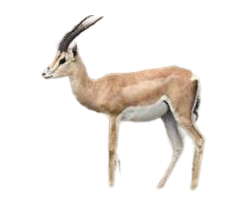
#> input picture Data/Test/a1.jpg, 250 x 200 px; its folder holds only this picture in this run
$ python -i hog_20230605082934.py   (imports and definitions only)
#> lines starting #> are read from the running program, lines starting #| are printed output that depends on the picture; after the words box and inside, x2 and y2 are one past the last pixel; in counts of white or black regions, pixels touching at a corner belong together
#> further down, picture is the input picture: shape (200, 250, 3); mean B, G, R 233.2, 237.2, 241.5
# importing required libraries
import cv2
import numpy as np
import os
import pandas as pd
import matplotlib.pyplot as plt


# [58 lines left out: function _hog, not called in this run]


def _extract_object(image):
    gray = cv2.cvtColor(image, cv2.COLOR_BGR2GRAY)
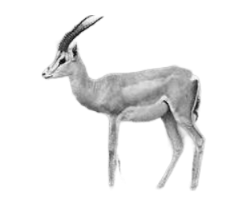
#> gray: shape (200, 250); min 11, max 255, mean 238
    image_cpy = cv2.threshold(
        gray, 60, 255, cv2.THRESH_BINARY | cv2.THRESH_OTSU)[1]
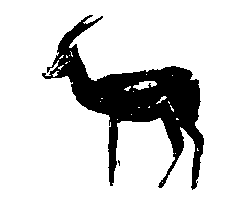
#> image_cpy: shape (200, 250); 83.4% white; 2 black regions (1 under 20 px), largest, box (x1, y1, x2, y2) and area: (42, 15, 204, 190) 8306

    image_cpy = cv2.bitwise_not(image_cpy)

    # Cut just the object out
    sums = image_cpy.sum(axis=0)
#> sums = 250 values, max 28560 at index 111, min 0 at index 0, mean 8480.3
    t = np.where(sums != 0)
    x1, x2 = t[0][0], t[0][-1]
#> x1 = 42; x2 = 203
    sums = image_cpy.sum(axis=1)
#> sums = 200 values, max 32385 at index 76, min 0 at index 0, mean 10600.4
    t = np.where(sums != 0)
    y1, y2 = t[0][0], t[0][-1]
#> y1 = 15; y2 = 189

    return image[y1:y2 + 1, x1:x2 + 1]
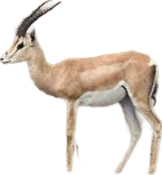
#> returned value: shape (175, 162, 3); mean of channels 0, 1, 2 216.6, 223.7, 231.2; drawn as B, G, R


# [15 lines left out: functions _get_color_mean, _get_color_std, not called in this run]


def _pad_resize(image, shape):
    image = cv2.resize(image, (shape[1], shape[0]))
    return image


# [23 lines left out: functions extract_features, to_csv, not called in this run]

>>> import cv2
>>> picture = cv2.imread('../Data/Test/a1.jpg')
>>> result = _extract_object(picture)

$ run again, on Data/Test/a5.jpg
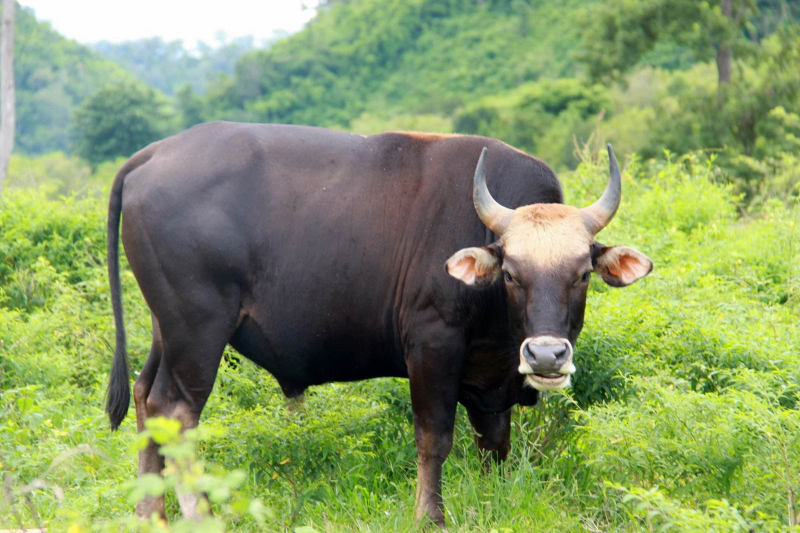
#> input picture Data/Test/a5.jpg, 1600 x 1066 px (shown at 1/2 size)
#> picture is the input picture: shape (1066, 1600, 3); mean B, G, R 100.9, 152.4, 133.9
#> in _extract_object, `gray = cv2.cvtColor(image, cv2.COLOR_BGR2GRAY)`:
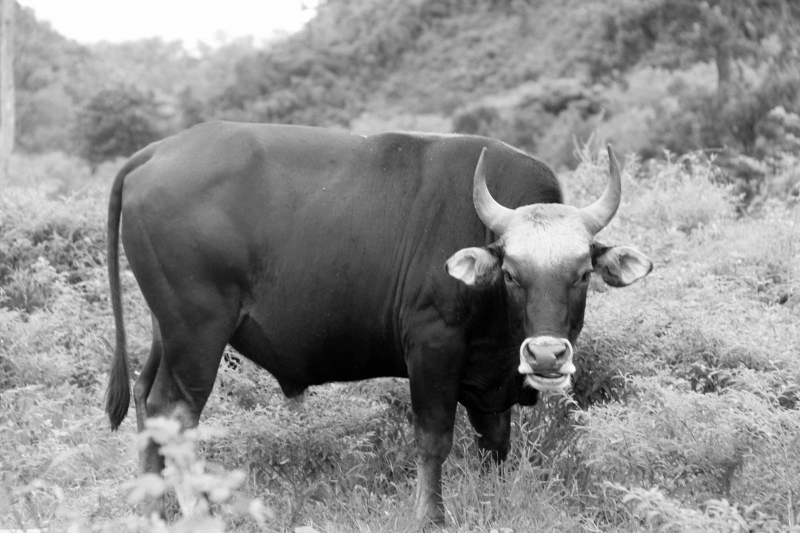
#> gray: shape (1066, 1600) (shown at 1/2 size); min 0, max 255, mean 141
#> in _extract_object, `image_cpy = cv2.threshold( gray, 60, 255, cv2.THRESH_BINARY | cv2.THRE..`:
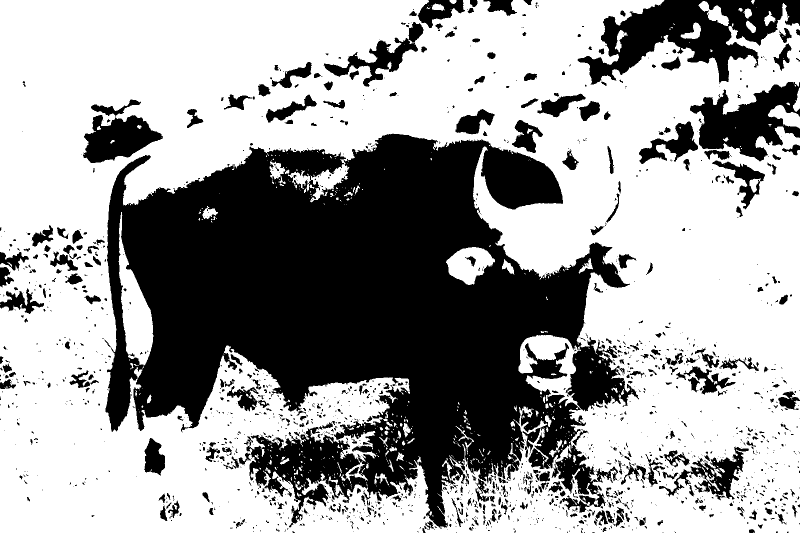
#> image_cpy: shape (1066, 1600) (shown at 1/2 size); 62.6% white; 1683 black regions (1256 under 20 px), largest, box (x1, y1, x2, y2) and area: (211, 267, 1278, 1057) 484798, (1155, 0, 1600, 169) 34465, (1380, 164, 1600, 323) 17874
#> in _extract_object, `sums = image_cpy.sum(axis=0)`: sums = 1600 values, max 209100 at index 859, min 3570 at index 106, mean 101615.4
#> x1 = 0; x2 = 1599
#> in _extract_object, `sums = image_cpy.sum(axis=1)`: sums = 1066 values, max 261885 at index 749, min 8415 at index 1062, mean 152518.5
#> y1 = 0; y2 = 1065

$ run again, on Data/Test/deer1.jpg
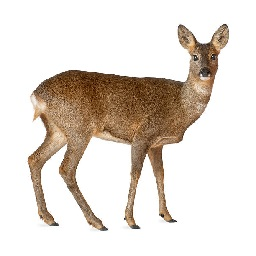
#> input picture Data/Test/deer1.jpg, 256 x 256 px
#> picture is the input picture: shape (256, 256, 3); mean B, G, R 209.8, 217.9, 226.3
#> in _extract_object, `image_cpy = cv2.threshold( gray, 60, 255, cv2.THRESH_BINARY | cv2.THRE..`:
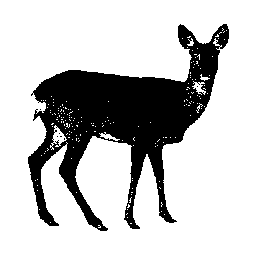
#> image_cpy: shape (256, 256); 76.5% white; 7 black regions (6 under 20 px), largest, box (x1, y1, x2, y2) and area: (28, 24, 229, 231) 15419
#> in _extract_object, `sums = image_cpy.sum(axis=0)`: sums = 256 values, max 37740 at index 132, min 0 at index 0, mean 15366.7
#> x1 = 28; x2 = 228
#> in _extract_object, `sums = image_cpy.sum(axis=1)`: sums = 256 values, max 45135 at index 94, min 0 at index 0, mean 15366.7
#> y1 = 24; y2 = 230
#> in _extract_object, `return image[y1:y2 + 1, x1:x2 + 1]`:
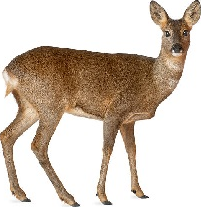
#> returned value: shape (207, 201, 3); mean of channels 0, 1, 2 183.8, 196.6, 209.8; drawn as B, G, R

$ run again, on Data/Test/deer7.jpg
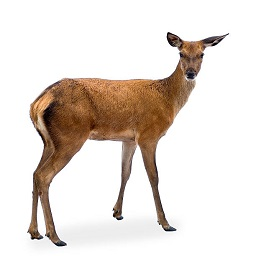
#> input picture Data/Test/deer7.jpg, 256 x 256 px
#> picture is the input picture: shape (256, 256, 3); mean B, G, R 212.5, 219.1, 227.8
#> in _extract_object, `image_cpy = cv2.threshold( gray, 60, 255, cv2.THRESH_BINARY | cv2.THRE..`:
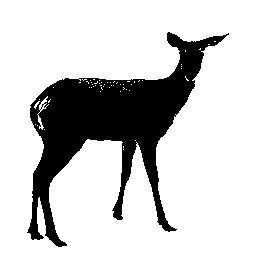
#> image_cpy: shape (256, 256); 79.2% white; 1 black region, box (x1, y1, x2, y2) and area: (27, 32, 229, 247) 13660
#> in _extract_object, `sums = image_cpy.sum(axis=0)`: sums = 256 values, max 37740 at index 48, min 0 at index 0, mean 13606.6
#> x1 = 27; x2 = 228
#> in _extract_object, `sums = image_cpy.sum(axis=1)`: sums = 256 values, max 38250 at index 94, min 0 at index 0, mean 13606.6
#> y1 = 32; y2 = 246
#> in _extract_object, `return image[y1:y2 + 1, x1:x2 + 1]`:
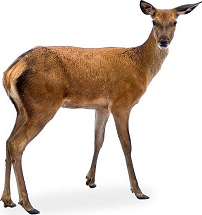
#> returned value: shape (215, 202, 3); mean of channels 0, 1, 2 190.9, 200.8, 214; drawn as B, G, R
